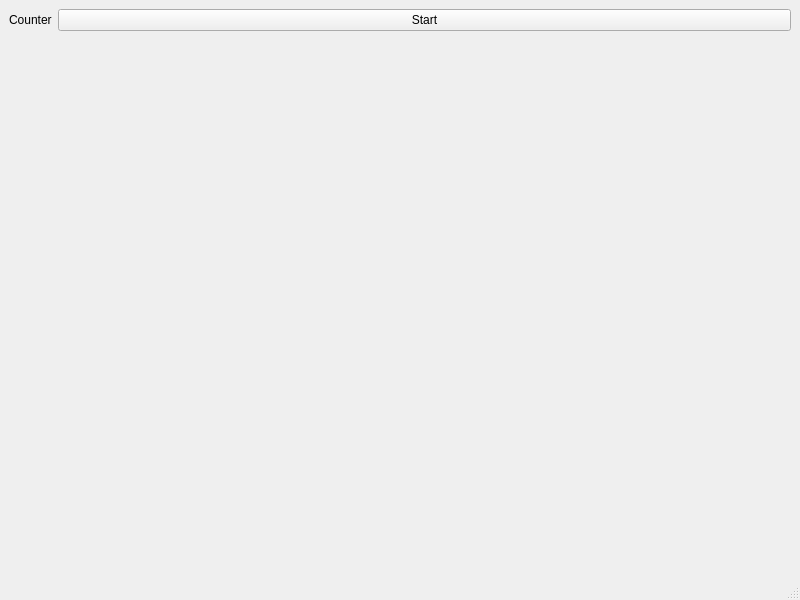
<?xml version="1.0" encoding="UTF-8"?>
<ui version="4.0">
 <class>MainWindow</class>
 <widget class="QMainWindow" name="MainWindow">
  <property name="geometry">
   <rect>
    <x>0</x>
    <y>0</y>
    <width>800</width>
    <height>600</height>
   </rect>
  </property>
  <property name="windowTitle">
   <string>MainWindow</string>
  </property>
  <widget class="QWidget" name="centralwidget">
   <layout class="QFormLayout" name="formLayout">
    <item row="0" column="0">
     <widget class="QLabel" name="counterLabel">
      <property name="text">
       <string>Counter</string>
      </property>
     </widget>
    </item>
    <item row="0" column="1">
     <widget class="QPushButton" name="counterPushButton">
      <property name="text">
       <string>Start</string>
      </property>
     </widget>
    </item>
   </layout>
  </widget>
  <widget class="QMenuBar" name="menubar">
   <property name="geometry">
    <rect>
     <x>0</x>
     <y>0</y>
     <width>800</width>
     <height>24</height>
    </rect>
   </property>
  </widget>
  <widget class="QStatusBar" name="statusbar"/>
 </widget>
 <resources/>
 <connections/>
</ui>
